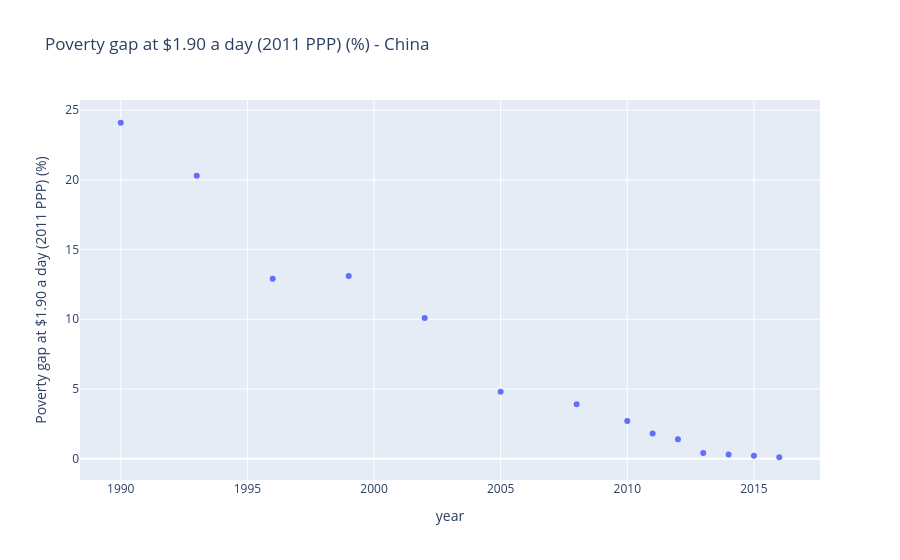

Here is the notebook cell this chart was saved with:
### Code cell
px.scatter(df, x='year', y=perc_pov_19, title=f'{perc_pov_19} - China')

### Figure 1 — Plotly figure (JSON) as saved in the notebook; plotly's stock layout.template omitted (floating-point values rounded to 4 significant figures)
{"data": [{"hovertemplate": "year=%{x}<br>Poverty gap at $1.90 a day (2011 PPP) (%)=%{y}<extra></extra>", "legendgroup": "", "marker": {"color": "#636efa", "symbol": "circle"}, "mode": "markers", "name": "", "orientation": "v", "showlegend": false, "type": "scatter", "x": [1990, 1993, 1996, 1999, 2002, 2005, 2008, 2010, 2011, 2012, 2013, 2014, 2015, 2016], "xaxis": "x", "y": [24.1, 20.3, 12.9, 13.1, 10.1, 4.8, 3.9, 2.7, 1.8, 1.4, 0.4, 0.3, 0.2, 0.1], "yaxis": "y"}], "layout": {"autosize": true, "legend": {"tracegroupgap": 0}, "title": {"text": "Poverty gap at $1.90 a day (2011 PPP) (%) - China"}, "xaxis": {"anchor": "y", "autorange": true, "domain": [0, 1], "range": [1988.0, 2018.0], "title": {"text": "year"}, "type": "linear"}, "yaxis": {"anchor": "x", "autorange": true, "domain": [0, 1], "range": [-1.658, 25.86], "title": {"text": "Poverty gap at $1.90 a day (2011 PPP) (%)"}, "type": "linear"}}}
